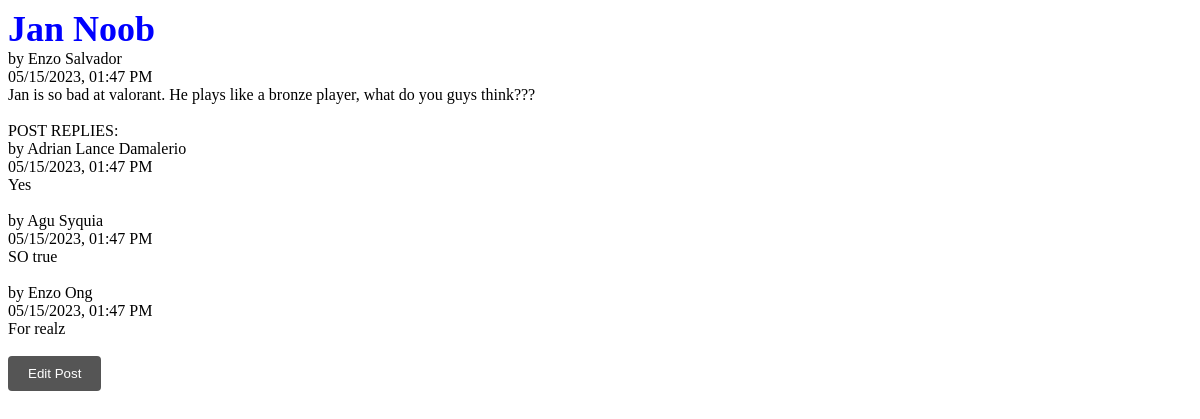
/forum/forumposts/1/details, run on the app's committed database.
### forum/models.py (models this page shows, shortened)
class ForumPost(models.Model):
    title = models.CharField(max_length = 50)
    body = models.TextField(max_length = 1000)
    author = models.ForeignKey(WidgetUser, on_delete = models.CASCADE)
    pub_datetime = models.DateTimeField("Published Date and Time", auto_now_add=True)

class Reply(models.Model):
    body = models.CharField(max_length=1000)
    author = models.ForeignKey(WidgetUser, on_delete=models.CASCADE)
    pub_datetime = models.DateTimeField("Published Date and Time", auto_now_add=True)
    forum_post = models.ForeignKey(ForumPost, on_delete=models.CASCADE)

### dashboard/models.py (models this page shows, shortened)
class WidgetUser(models.Model):
    first_name = models.CharField(max_length = 50)
    middle_name = models.CharField(max_length = 50)
    last_name = models.CharField(max_length = 50)
    department = models.ForeignKey(Department, on_delete = models.CASCADE)

### forum/views.py (the view)
# urls.py: path('forumposts/<int:pk>/details', views.ForumPostDetailView.as_view(), name='forumpost_details'),
class ForumPostDetailView(DetailView):
    def get_context_data(self, **kwargs):
        context = super().get_context_data(**kwargs)
        context['replies'] = Reply.objects.all()
        return context
    model = ForumPost
    template_name = "forumpost-details.html"

### forum/templates/forumpost-details.html (shortened to what this page needs)
{% extends 'base.html'%}
{% block content %}
    <h1>{{ object.title }}</h1>
        <body>
            by {{ object.author.first_name }} {{ object.author.last_name }}<br>
            {{ object.pub_datetime|date:"m/d/Y, h:i A" }}<br>
            {{ object.body }}<br><br>
            POST REPLIES: <br>
            {% for reply in replies %}
            {% if reply.forum_post == object %}
                by {{ reply.author.first_name }} {{ reply.author.last_name }}<br>
                {{ reply.pub_datetime|date:"m/d/Y, h:i A" }}<br>
                {{ reply.body }}<br><br>
            {% endif %}
            {% endfor %}
        </body>
        <form action="./edit">
            <button type="submit">Edit Post</button>
        </form>
{% endblock %}

### static/styles.css (style rules this page uses)
h1 { font-size: 36px; font-weight: bold; margin: 0; color: blue; }
button { background-color: #555; color: white; padding: 10px 20px; border: none; border-radius: 4px; cursor: pointer; }
body { background-image: url("https://www.pngkey.com/png/full/979-9791878_cold-as-ice-but-has-a-warm-heart.png"); background-repeat: no-repeat; }
@media (min-width: 308px) { body { background-position: 200px 20px; } }

### data on the page
ForumPost: title "Jan Noob", author.first_name "Enzo", author.last_name "Salvador", pub_datetime "05/15/2023, 01:47 PM", body "Jan is so bad at valorant. He plays like a bronze player, what do you guys think???"
Reply: author.first_name "Adrian Lance", author.last_name "Damalerio", pub_datetime "05/15/2023, 01:47 PM", body "Yes"
Reply: author.first_name "Agu", author.last_name "Syquia", pub_datetime "05/15/2023, 01:47 PM", body "SO true"
Reply: author.first_name "Enzo", author.last_name "Ong", pub_datetime "05/15/2023, 01:47 PM", body "For realz"
